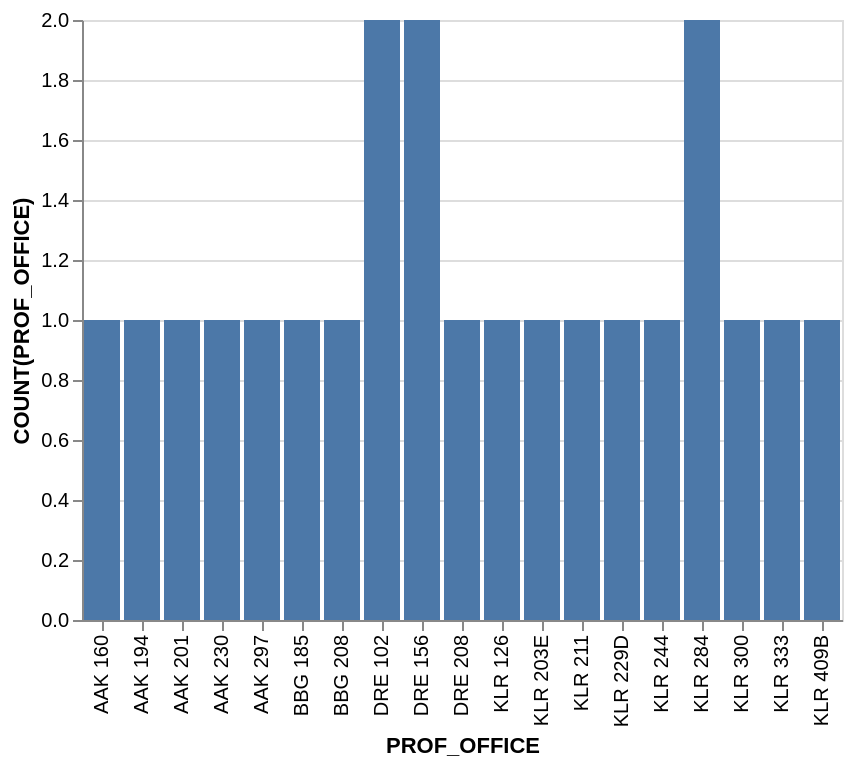

This figure's Vega-Lite source:
### Vega-Lite specification from a JSON file in a GitHub repository (floating-point values rounded to 4 significant figures)
{"data": {"values": [{"x_data": "AAK 160", "y_data": 1}, {"x_data": "AAK 194", "y_data": 1}, {"x_data": "AAK 201", "y_data": 1}, {"x_data": "AAK 230", "y_data": 1}, {"x_data": "AAK 297", "y_data": 1}, {"x_data": "BBG 185", "y_data": 1}, {"x_data": "BBG 208", "y_data": 1}, {"x_data": "DRE 102", "y_data": 2}, {"x_data": "DRE 156", "y_data": 2}, {"x_data": "DRE 208", "y_data": 1}, {"x_data": "KLR 126", "y_data": 1}, {"x_data": "KLR 203E", "y_data": 1}, {"x_data": "KLR 211", "y_data": 1}, {"x_data": "KLR 229D", "y_data": 1}, {"x_data": "KLR 244", "y_data": 1}, {"x_data": "KLR 284", "y_data": 2}, {"x_data": "KLR 300", "y_data": 1}, {"x_data": "KLR 333", "y_data": 1}, {"x_data": "KLR 409B", "y_data": 1}]}, "mark": "bar", "encoding": {"x": {"field": "x_data", "type": "nominal", "title": "PROF_OFFICE", "sort": "ascending"}, "y": {"field": "y_data", "type": "quantitative", "title": "COUNT(PROF_OFFICE)"}}}
